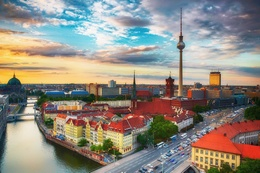
%> input picture Course Projects/Computer_Assignment_2/CA2/img.jpg, 260 x 173 px, shrunk from 1606 x 1067 before the run
$ octave DSP_CA2_Q1.m   (GNU Octave 9; MATLAB toolbox functions it lacks are replaced by stand-ins)
%> lines starting %> are read from the running program, lines starting %| are printed output that depends on the picture
input_image = imread('img.jpg');
%> input_image is the input picture: size 173x260x3 uint8; mean R, G, B 144.2, 138.2, 128.3

Blurring_Filter = fspecial('disk', 10);
Blurred_Image = imfilter(input_image, Blurring_Filter, 'replicate');


imshow(Blurred_Image)

figure
subplot(2, 1, 1)
imshow(Blurred_Image)
subplot(2, 1, 2)
Blurring_Filter = fspecial('disk', 30);
imshow(imfilter(input_image, Blurring_Filter, 'replicate'));

figure
Blurred_Image = rgb2gray(Blurred_Image);
%> Blurred_Image: size 173x260 uint8
imagesc(abs(fftshift(fft2(Blurred_Image))));
colorbar;
%%
[row, column, colors] = size(input_image);
%> row = 173; column = 260; colors = 3
Gaussian_Filter = fspecial('gaussian', [row, column], 0.5);
Gaussian_Filtered_Image = imfilter(input_image, Gaussian_Filter, 'replicate');
imshow(Gaussian_Filtered_Image);

figure
subplot(2, 1, 1)
imshow(Gaussian_Filtered_Image)
subplot(2, 1, 2)
Gaussian_Filter = fspecial('gaussian', [row, column], 0.1);
imshow(imfilter(input_image, Gaussian_Filter, 'replicate'));

figure
Gaussian_Filtered_Image = rgb2gray(Gaussian_Filtered_Image);
%> Gaussian_Filtered_Image: size 173x260 uint8
imagesc(abs(fftshift(fft2(rgb2gray(input_image)))));
colorbar;
%%
Laplacian_Filter = fspecial('laplacian', 0.2);
Laplacian_Filtered_Image = imfilter(input_image, Laplacian_Filter, 'replicate');
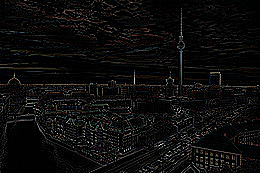
%> Laplacian_Filtered_Image: size 173x260x3 uint8; mean R, G, B 13.2, 12.5, 12.3
imshow(Laplacian_Filtered_Image);

figure
subplot(2, 1, 1)
imshow(Laplacian_Filtered_Image);
subplot(2, 1, 2)
Laplacian_Filter = fspecial('laplacian', 0.9);
imshow(imfilter(input_image, Laplacian_Filter, 'replicate'));

figure
Laplacian_Filtered_Image = rgb2gray(Laplacian_Filtered_Image);
%> Laplacian_Filtered_Image: size 173x260 uint8
imagesc(abs(fftshift(fft2(Laplacian_Filtered_Image))));
colorbar;
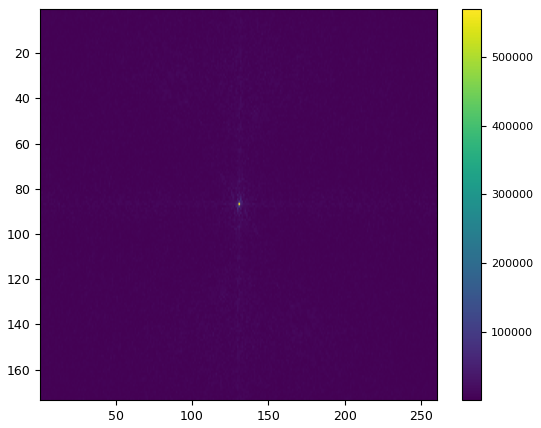
%> figure redrawn from the program's plot data
%%
Sobel_Filter = fspecial('sobel');
Sobel_Filtered_Image = imfilter(input_image, Sobel_Filter, 'replicate');
imshow(Sobel_Filtered_Image);

figure
Sobel_Filtered_Image = rgb2gray(Sobel_Filtered_Image);
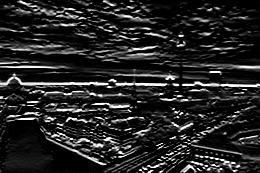
%> Sobel_Filtered_Image: size 173x260 uint8; min 0, max 255, mean 37.2
imagesc(abs(fftshift(fft2(Sobel_Filtered_Image))));
colorbar;
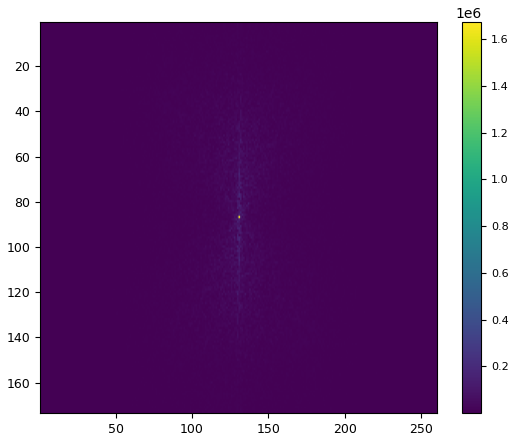
%> figure redrawn from the program's plot data
%%
Average_Filter = fspecial('average', 10);
Averaged_Image = imfilter(input_image, Average_Filter, 'replicate');
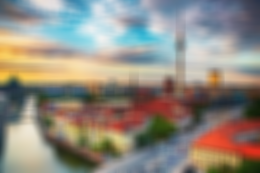
%> Averaged_Image: size 173x260x3 uint8; mean R, G, B 144.1, 138.1, 128.1
imshow(Averaged_Image);

figure
subplot(2, 1, 1)
imshow(Averaged_Image);
subplot(2, 1, 2)
Average_Filter = fspecial('average', 30);
imshow(imfilter(input_image, Average_Filter, 'replicate'));
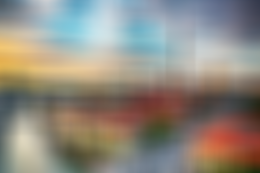
%> displayed picture: size 173x260x3, on the screen's scale of 0 to 255; mean R, G, B 143.4, 137.5, 127.7

figure
Averaged_Image = rgb2gray(Averaged_Image);
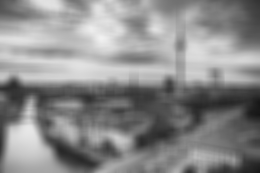
%> Averaged_Image: size 173x260 uint8; min 21, max 241, mean 138.7
imagesc(abs(fftshift(fft2(Averaged_Image))));
colorbar;
